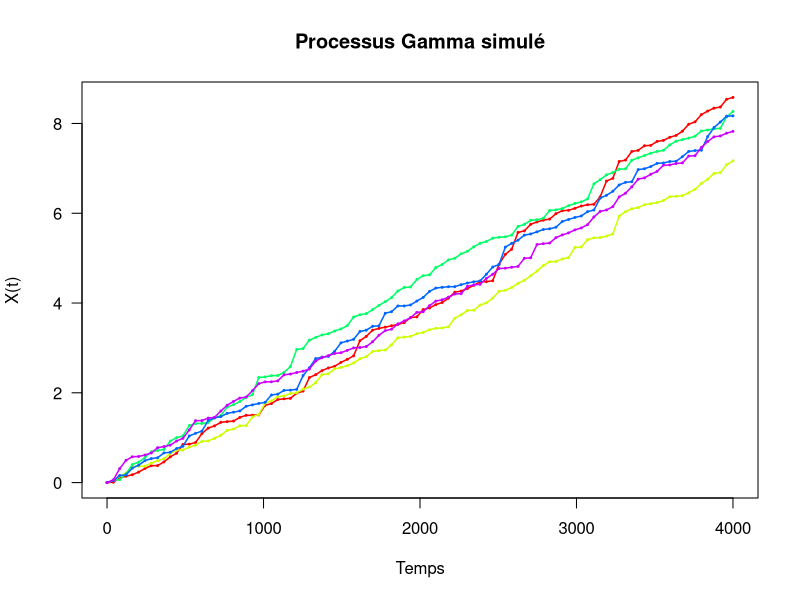
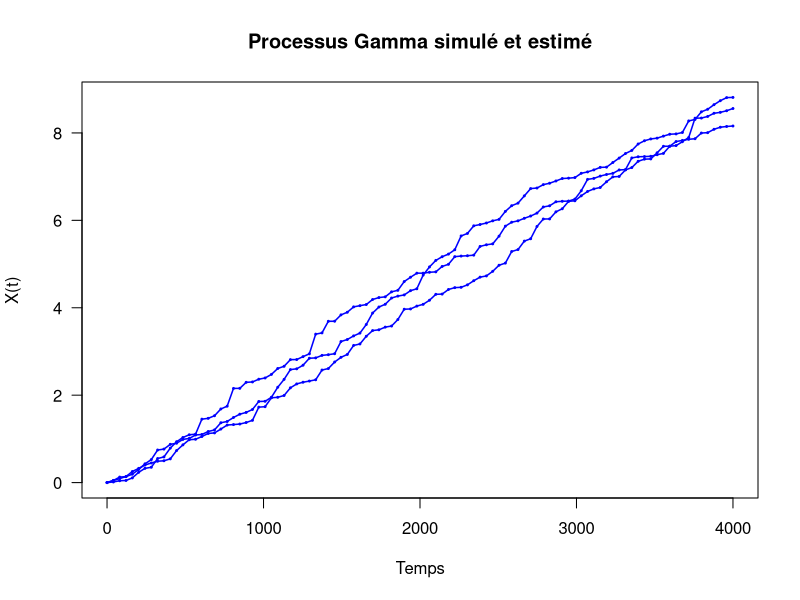

Generate these figures, in order, with R: (Note: this script raises an error after producing the figures.)
## ---- chunk 1

##base de données semi-conducteurs 
semi_cond_modifie <- read.csv2("../data/donnees_modifiees/Semicond_modifie.csv")  
##base de données lasers
lasers_modifie <- read.csv2("../data/donnees_modifiees/Laser_modifie.csv")
## ---- chunk 2

gene_exp <- function(t_min, t_max, nb) {
  ###fonction de génération des dates par loi exponentielle 
  #vérifie qu'elles sont bien dans l'intervalle demandé 
  #paramètres : t_min: borne inf : t_max : borne sup : nb nombre de valeurs 
  lambda <- 2 / (t_max - t_min)
  dates_exp <- c(t_min)
  for (i in 2 : (nb-1)) {
    val = -1
    while (val < t_min || val > t_max) {
      val <- rexp(1, rate = lambda)
    }
    dates_exp[i] <- val 
  }
  dates_exp[nb] <- t_max
  dates_exp<- sort(dates_exp)
  return (dates_exp)
}

#fonction de génération de dates de mesures
gene_dates <- function (t_min, t_max, nb_mesures, input) { ##fonction de génération de dates 
  ##paramètres : t-min: borne inférieure pour le temps 
  ##t-max : borne supérieure pour le temps ( temps max atteignable)
  ##nb : nombre de dates à générer 
  
  ##retourne 1 vecteur parmis ces 4 : 
  #premier vecteur : dates avec un pas constant
  ##deuxième vecteur : nombre de dates générées aléatoirement et triées dans l'odre croissant 
  ###troisième vecteur : générées avec une loi uniforme
  ####quatrième : générées avec loi exponentielle
  if (input == "1") {
    dates <- seq(from = t_min, to = t_max, length.out = nb_mesures)
  }
  else if (input == "2") {
    dates <- c(t_min, sort(sample(1:(t_max-1), nb_mesures-2, replace = FALSE)), t_max)
  }
  else if (input == "3"){
    dates <- c(t_min, sort(runif(nb_mesures-2, min = t_min, max = t_max )), t_max)
  }
  else if (input == "4") {
    dates <- gene_exp(t_min, t_max, nb_mesures)
  }
  return (dates)
}
## ---- chunk 3
# Fonctions de simulation d'un processus Gamma 

simulation_gamma <- function(dates, a, b, x0) {


  n <- length(dates)
  delta_t <- diff(dates)
  X <- numeric(n)
  X[1] <- x0
  
  for (i in 2:n) {

    incr <- rgamma(1, shape = a * delta_t[i-1], rate = b)

    incr <- rgamma(1, shape = a * delta_t[i-1], rate = b)

    X[i] <- X[i-1] + incr
  }
  return(X)
}

# Simulation de plusieurs trajectoires

generation_gamma <- function(dates, a, b, x0 , n_simulations) {
  trajectoires <- matrix(0, nrow = n_simulations, ncol = length(dates))
  for (sim in 1:n_simulations) {
    trajectoires[sim, ] <- simulation_gamma(dates, a, b, x0)
  }
  
  df <- data.frame(Date = dates, t(trajectoires))
  colnames(df) <- c("Date", paste0("Simulation_", 1:n_simulations))
  
  return(list(trajectoires = trajectoires, dataframe = df))
}


## ---- chunk 4
# Paramètres
t_min <- 0

t_max <- 4000
n_mesures <- 100
dates <- gene_dates(t_min,t_max,n_mesures,"1")

a <- 0.02874806  
b <- 14.11178    
x0 <- 0
n_simulations <- 5

res <- generation_gamma(dates, a, b, x0, n_simulations)



# Simulation
matplot(dates, t(res$trajectoires), 
        type = "o",pch = 19, las = 1,cex = 0.2,
        lty = 1, lwd = 1.5,
       col=rainbow(n_simulations),
       #col = "black",

        main="Processus Gamma simulé",
        xlab="Temps", ylab="X(t)")

## ---- chunk 5
#===========================
#Simulation et approximation
#===========================


# Paramètres choisis
t_min <- 0
t_max <- 4000
n_mesures <- 100
dates <- gene_dates(t_min,t_max,n_mesures,"1")

a <- 0.02874806  
b <- 14.11178    
x0 <- 0
n_simulations <- 3

res <- generation_gamma(dates, a, b, x0, n_simulations)

# Simulation
matplot(dates, t(res$trajectoires), 
        type = "o",pch = 19, las = 1,cex = 0.2,
        lty = 1, lwd = 1.5,
       # col=rainbow(n_simulations),
       col = "blue",
        main="Processus Gamma simulé et estimé",
        xlab="Temps", ylab="X(t)")

#Approximation


dataframe_formate <- res$dataframe
#importation des fonctions d'estimations

rmarkdown::render("./estimateurs_gamma.Rmd")


#estimation par la méthode du maximum de vraisemblance
parametres_estimes_vraisemblance = estimation_a_b_vraisemblance(dataframe_formate)
resultat_estime_vraisemblance = generation_gamma(dates, parametres_estimes_vraisemblance$a, parametres_estimes_vraisemblance$b, x0, n_simulations)


# Simulation vraisemblance
par(new = TRUE) #on superpose les deux matplot

matplot(dates, t(resultat_estime_vraisemblance$trajectoires), 
        type = "o",pch = 19, las = 1,cex = 0.2,
        lty = 1, lwd = 1.5,
       # col=rainbow(n_simulations),
       col = "red3",
       xlab="", ylab="",
       axes = FALSE
        
        )



#estimation par la méthode des moments

parametres_estimes_moments = estimation_a_b_moments(dataframe_formate)
resultat_estime_moments = generation_gamma(dates, parametres_estimes_moments$a, parametres_estimes_moments$b, x0, n_simulations)


# Simulation moments
par(new = TRUE) #on superpose les trois matplot

matplot(dates, t(resultat_estime_moments$trajectoires), 
        type = "o",pch = 19, las = 1,cex = 0.2,
        lty = 1, lwd = 1.5,
       # col=rainbow(n_simulations),
       col = "green4",
       xlab="", ylab="",
       axes = FALSE
      )
grid()
legend("topleft", legend = c("Données réelles","Simulation méthode de vraisemblance","Simulation méthode des moments"), col = c("blue", "red3", "green4"), cex = 0.8, lwd = c(1,1))
